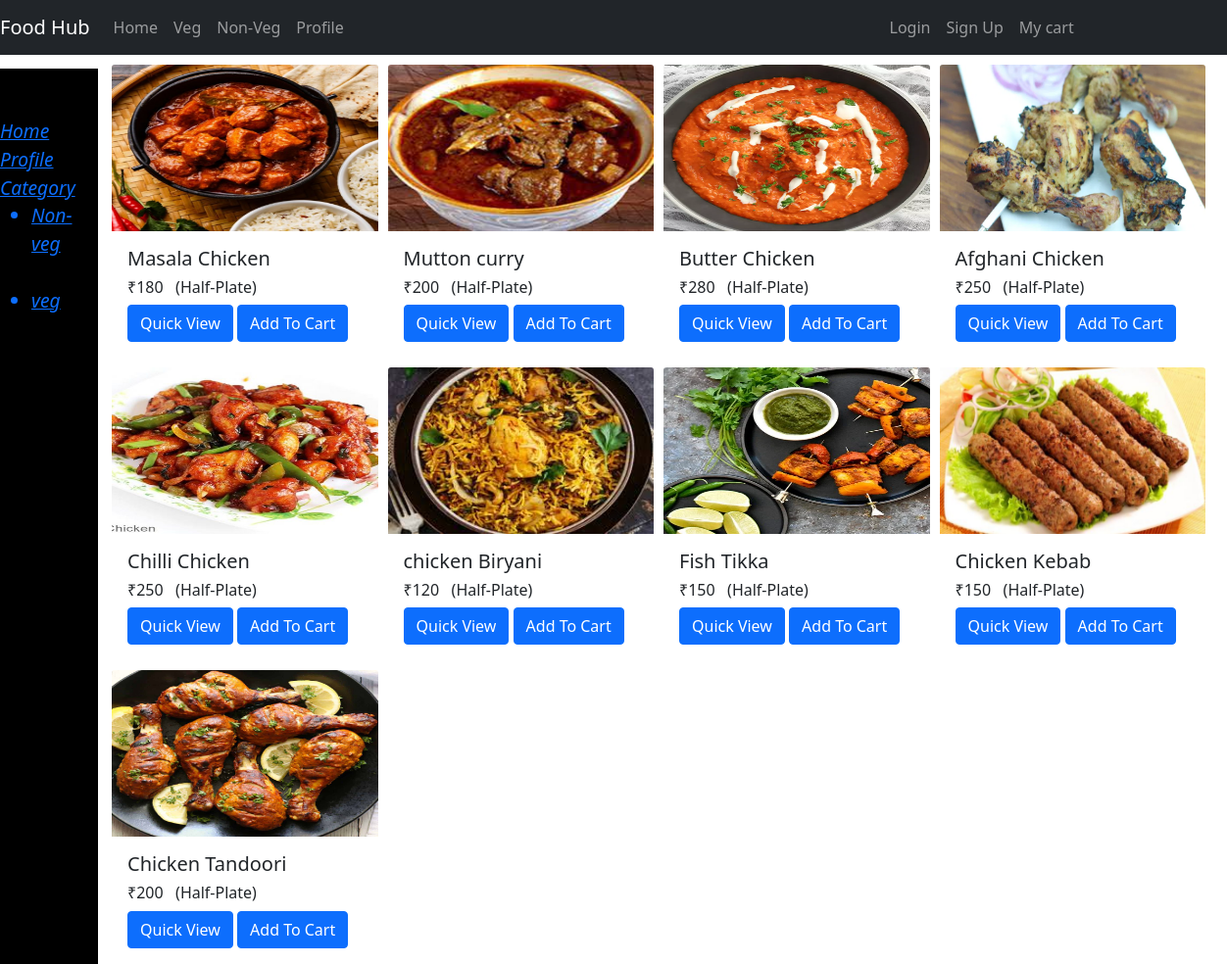
Screenshot of /nonveg with the database file from the repository.
### chotaapp/models.py (models this page shows, shortened)
class products(models.Model):
     c =(
        ("veg","vegeterian"),("non-veg","non- vegetrian")
    )
     name=models.CharField(max_length=100)
     category=models.CharField(max_length=64,choices=c)
     price=models.IntegerField(null=True)
     pic=models.ImageField(upload_to="pro_images/",max_length=250,null=True,default=None)

### chotaapp/views.py (the view)
# urls.py: path('nonveg', views.non_view,name='nonveg'),
def non_view(request):
 pro=products.objects.filter(category='non-veg')
 context={'pro':pro,'active':'btn-light'}
 return render(request,"chotaapp/non.html",context)

### templates/chotaapp/non.html (shortened to what this page needs)
{% extends "chotaapp/base.html" %}
{% block body %}
 <div class="sidenav">
   <div class="side">
       <a href="/" >Home</a><br>
       <a href="/profile" >Profile </a><br>
       <a href="#" >Category
        <ul>
          <a href="/nonveg"><li>Non-veg</li></a><br>
          <a href="/veg"><li>veg</li></a>
        </ul>
       </a><br>
  </div>
 </div>
<div class="container">
  {% for n in pro %}
    <div>
       <img src="/media/{{n.pic}}/"class="card-img-top" width="150" height="170" >
        <div class="card-body">
            <h5 class="card-title">{{n.name}}</h5>
            <h6 class= "card-title">&#8377;{{n.price}} &nbsp&nbsp(Half-Plate)</h6>
            <button  class="btn btn-primary ">Quick View</button>
            <form  action="/add-to-cart" class="d-inline">
                  <button  type="submit" class=" btn btn-primary">Add To Cart </button>
                </form>
        </div>
       </div>
  {% endfor %}
        {% endblock body %}

### templates/chotaapp/base.html (shortened to what this page needs)
<!DOCTYPE html>
<html lang="en">
<head>
    <link href="https://cdn.jsdelivr.net/npm/bootstrap@5.0.2/dist/css/bootstrap.min.css" rel="stylesheet">
</head>
<body>
  <nav class="navbar navbar-expand-lg navbar-dark bg-dark">
    <a class="navbar-brand" href="#">Food Hub</a>
    <div class="collapse navbar-collapse" id="navbarNav">
      <ul class="navbar-nav">
        <li class="nav-item active">
          <a class="nav-link" href="/">Home </a>
        </li>
        <li class="nav-item">
          <a class="nav-link" class="btn{{active}}" href="/veg">Veg</a>
        </li>
        <li class="nav-item">
          <a class="nav-link" class="btn{{active}}" href="/nonveg">Non-Veg</a>
        </li>
        <li class="nav-item">
          <a class="nav-link " href="/profile">Profile</a>
        </li>
        {% if user.is_authenticated %}
          <a style="color:white"  href="/profile">Hello {{request.user.username}} </a>&nbsp&nbsp&nbsp&nbsp&nbsp
          <li class=" nav-item">
             <a class="nav-link " href="/aut_logout">Logout</a>
          </li>
        {% else %}
           <li class=" navbar-item">
            <a class="nav-link Sign Up" href="/login">Login </a>
           </li>
            <li class=" navbar-item">
            <a class="nav-link Sign Up" href="/signup">Sign Up </a>
            </li>
        {% endif %}
            <li class=" nav-item">
            <a class="nav-link " href="/cartshow">My cart</a>
         </li>
        </ul>
       </div>
   </nav>
{% block body %} {% endblock body %}
</body>
</html>

### templates/chotaapp/non.html (style rules this page uses)
.sidenav { height: 100%; width: 100px; position: fixed; z-index: 1; top: 70px; left:0; padding-top: 50px; background-color: black; display:grid; font-size: larger; font-style: italic; font-stretch: normal; }
.side { text-align: left; }
.container { display: grid; grid-template-columns: repeat(4, 1fr); grid-column-gap: 10px; grid-row-gap:10px; margin-top: 10px; margin-left: 102px; align-items: right; }

### rows the page displays
products: pic (picture), name "Masala Chicken", price "180"
products: pic (picture), name "Mutton curry", price "200"
products: pic (picture), name "Butter Chicken", price "280"
products: pic (picture), name "Afghani Chicken", price "250"
products: pic (picture), name "Chilli Chicken", price "250"
products: pic (picture), name "chicken Biryani", price "120"
products: pic (picture), name "Fish Tikka", price "150"
products: pic (picture), name "Chicken Kebab", price "150"
products: pic (picture), name "Chicken Tandoori", price "200"
